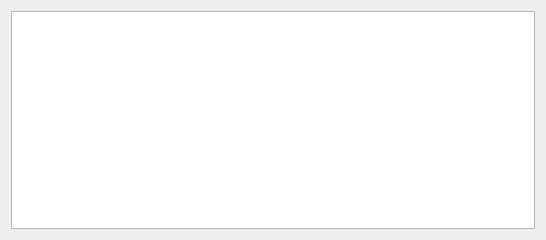
<?xml version="1.0" encoding="UTF-8"?>
<ui version="4.0">
 <class>QueryLog</class>
 <widget class="QDialog" name="QueryLog">
  <property name="geometry">
   <rect>
    <x>0</x>
    <y>0</y>
    <width>546</width>
    <height>240</height>
   </rect>
  </property>
  <property name="windowTitle">
   <string>Query Log</string>
  </property>
  <layout class="QGridLayout" name="gridLayout">
   <item row="0" column="0">
    <widget class="QTableView" name="QueryTable"/>
   </item>
  </layout>
 </widget>
 <resources/>
 <connections/>
</ui>
